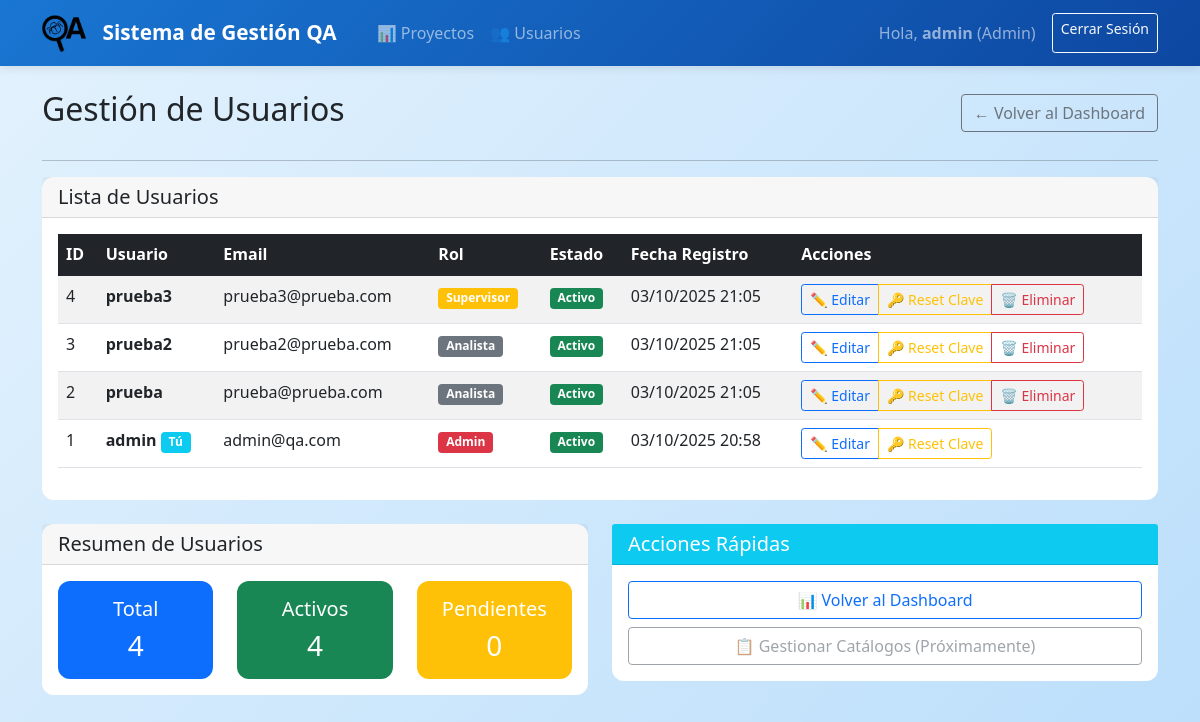
The app's page /admin/users (signed in) with its own data.
### app/models.py (models this page shows, shortened)
class User(UserMixin, db.Model):
    id = db.Column(db.Integer, primary_key=True)
    username = db.Column(db.String(64), unique=True, nullable=False)
    email = db.Column(db.String(120), unique=True, nullable=False)
    password_hash = db.Column(db.String(256), nullable=False)
    role = db.Column(db.String(20), nullable=False)  # Admin, Supervisor, Analista
    is_active = db.Column(db.Boolean, default=False)  # False=pending approval
    created_at = db.Column(db.DateTime, default=datetime.utcnow)
    projects_created = db.relationship('Project', backref='creator', lazy=True, foreign_keys='Project.created_by_id')
    projects_assigned = db.relationship('ProjectAnalyst', backref='analyst', lazy=True, foreign_keys='ProjectAnalyst.analyst_id')

### app/main.py (the view)
@main_bp.route('/admin/users')
@login_required
@admin_required
def manage_users():
    users = User.query.order_by(User.created_at.desc()).all()
    return render_template('admin/users.html', users=users)

### app/models.py (called while the page is built)
@login_manager.user_loader
def load_user(id):
    return User.query.get(int(id))

### app/templates/admin/users.html (shortened to what this page needs)
{% extends "base.html" %}
{% block content %}
<div class="row">
    <div class="col-12">
        <div class="d-flex justify-content-between align-items-center mb-4">
            <h2>Gestión de Usuarios</h2>
            <a href="{{ url_for('main.admin_dashboard') }}" class="btn btn-outline-secondary">
                ← Volver al Dashboard
            </a>
        </div>
        <hr>
    </div>
</div>
<div class="card">
    <div class="card-header">
        <h5 class="card-title mb-0">Lista de Usuarios</h5>
    </div>
    <div class="card-body">
        {% if users %}
        <div class="table-responsive">
            <table class="table table-striped table-hover">
                <thead class="table-dark">
                    <tr>
                        <th>ID</th>
                        <th>Usuario</th>
                        <th>Email</th>
                        <th>Rol</th>
                        <th>Estado</th>
                        <th>Fecha Registro</th>
                        <th>Acciones</th>
                    </tr>
                </thead>
                <tbody>
                    {% for user in users %}
                    <tr>
                        <td>{{ user.id }}</td>
                        <td>
                            <strong>{{ user.username }}</strong>
                            {% if user.id == current_user.id %}
                            <span class="badge bg-info">Tú</span>
                            {% endif %}
                        </td>
                        <td>{{ user.email }}</td>
                        <td>
                            <span class="badge
                                {% if user.role == 'Admin' %}bg-danger
                                {% elif user.role == 'Supervisor' %}bg-warning
                                {% else %}bg-secondary{% endif %}">
                                {{ user.role }}
                            </span>
                        </td>
                        <td>
                            {% if user.is_active %}
                            <span class="badge bg-success">Activo</span>
                            {% else %}
                            <span class="badge bg-warning">Pendiente</span>
                            {% endif %}
                        </td>
                        <td>{{ user.created_at.strftime('%d/%m/%Y %H:%M') }}</td>
                        <td>
                            <div class="btn-group" role="group">
                                <a href="{{ url_for('main.edit_user', user_id=user.id) }}"
                                   class="btn btn-outline-primary btn-sm" title="Editar usuario">
                                    ✏️ Editar
                                </a>
                                <a href="{{ url_for('main.reset_password', user_id=user.id) }}"
                                   class="btn btn-outline-warning btn-sm" title="Resetear contraseña">
                                    🔑 Reset Clave
                                </a>
                                {% if user.id != current_user.id %}
                                <a href="{{ url_for('main.delete_user', user_id=user.id) }}"
                                   class="btn btn-outline-danger btn-sm"
                                   onclick="return confirm('¿Estás seguro de ELIMINAR permanentemente a {{ user.username }}?')"
                                   title="Eliminar usuario">
                                    🗑️ Eliminar
                                </a>
                                {% endif %}
                            </div>
                        </td>
                    </tr>
                    {% endfor %}
                </tbody>
            </table>
        </div>
        {% else %}
        <p class="text-muted">No hay usuarios registrados.</p>
        {% endif %}
    </div>
</div>
<div class="row mt-4">
    <div class="col-md-6">
        <div class="card">
            <div class="card-header">
                <h5 class="card-title mb-0">Resumen de Usuarios</h5>
            </div>
            <div class="card-body">
                <div class="row text-center">
                    <div class="col-md-4">
                        <div class="card bg-primary text-white">
                            <div class="card-body py-3">
                                <h5 class="card-title">Total</h5>
                                <h3 class="card-text">{{ users|length }}</h3>
                            </div>
                        </div>
                    </div>
                    <div class="col-md-4">
                        <div class="card bg-success text-white">
                            <div class="card-body py-3">
                                <h5 class="card-title">Activos</h5>
                                <h3 class="card-text">{{ users|selectattr('is_active')|list|length }}</h3>
                            </div>
                        </div>
                    </div>
                    <div class="col-md-4">
                        <div class="card bg-warning text-white">
                            <div class="card-body py-3">
                                <h5 class="card-title">Pendientes</h5>
                                <h3 class="card-text">{{ users|rejectattr('is_active')|list|length }}</h3>
                            </div>
                        </div>
                    </div>
                </div>
            </div>
        </div>
    </div>
    <div class="col-md-6">
        <div class="card">
            <div class="card-header bg-info text-white">
                <h5 class="card-title mb-0">Acciones Rápidas</h5>
            </div>
            <div class="card-body">
                <div class="d-grid gap-2">
                    <a href="{{ url_for('main.admin_dashboard') }}" class="btn btn-outline-primary">
                        📊 Volver al Dashboard
                    </a>
                    <button class="btn btn-outline-secondary" disabled>
                        📋 Gestionar Catálogos (Próximamente)
                    </button>
                </div>
            </div>
        </div>
    </div>
</div>
{% endblock %}

### app/templates/base.html (shortened to what this page needs)
<!DOCTYPE html>
<html lang="es">
<head>
    <link href="https://cdn.jsdelivr.net/npm/bootstrap@5.1.3/dist/css/bootstrap.min.css" rel="stylesheet">
</head>
<body>
   <nav class="navbar navbar-expand-lg navbar-dark">
    <div class="container">
        <a class="navbar-brand d-flex align-items-center" href="{{ url_for('auth.index') }}">
            <img src="{{ url_for('static', filename='img/logo.png') }}" alt="Logo" height="40" class="me-3">
            Sistema de Gestión QA
        </a>
        {% if current_user.is_authenticated %}
        <div class="collapse navbar-collapse" id="navbarNav">
            <div class="navbar-nav ms-3">
                {% if current_user.role in ['Admin', 'Supervisor'] %}
                <a class="nav-link" href="{{ url_for('projects.projects_list') }}">📊 Proyectos</a>
                {% endif %}
                {% if current_user.role == 'Admin' %}
                <a class="nav-link" href="{{ url_for('main.manage_users') }}">👥 Usuarios</a>
                {% endif %}
            </div>
            <div class="navbar-nav ms-auto">
                <span class="navbar-text me-3">
                    Hola, <strong>{{ current_user.username }}</strong> ({{ current_user.role }})
                </span>
                <a class="btn btn-outline-light btn-sm" href="{{ url_for('auth.logout') }}">Cerrar Sesión</a>
            </div>
        </div>
        {% endif %}
    </div>
</nav>
    <div class="container mt-4">
        {% block content %}{% endblock %}
    </div>
</body>
</html>

### app/templates/base.html (style rules this page uses)
body { background: linear-gradient(135deg, #e3f2fd 0%, #bbdefb 100%); min-height: 100vh; font-family: 'Segoe UI', Tahoma, Geneva, Verdana, sans-serif; }
.navbar-brand { font-weight: bold; font-size: 1.3rem; }
.card { border: none; border-radius: 12px; }
.navbar { background: linear-gradient(135deg, #1976d2 0%, #0d47a1 100%) !important; box-shadow: 0 2px 10px rgba(0,0,0,0.1); }

### records on screen
User: username "admin", role "Admin", id "1", shows "Tú", email "admin@qa.com", is_active "Activo", created_at "03/10/2025 20:58"
User: id "4", username "prueba3", email "prueba3@prueba.com", role "Supervisor", is_active "Activo", created_at "03/10/2025 21:05"
User: id "3", username "prueba2", email "prueba2@prueba.com", role "Analista", is_active "Activo", created_at "03/10/2025 21:05"
User: id "2", username "prueba", email "prueba@prueba.com", role "Analista", is_active "Activo", created_at "03/10/2025 21:05"

### other values on screen
{{ users|length }} "4"
{{ users|selectattr('is_active')|list|length }} "4"
{{ users|rejectattr('is_active')|list|length }} "0"
